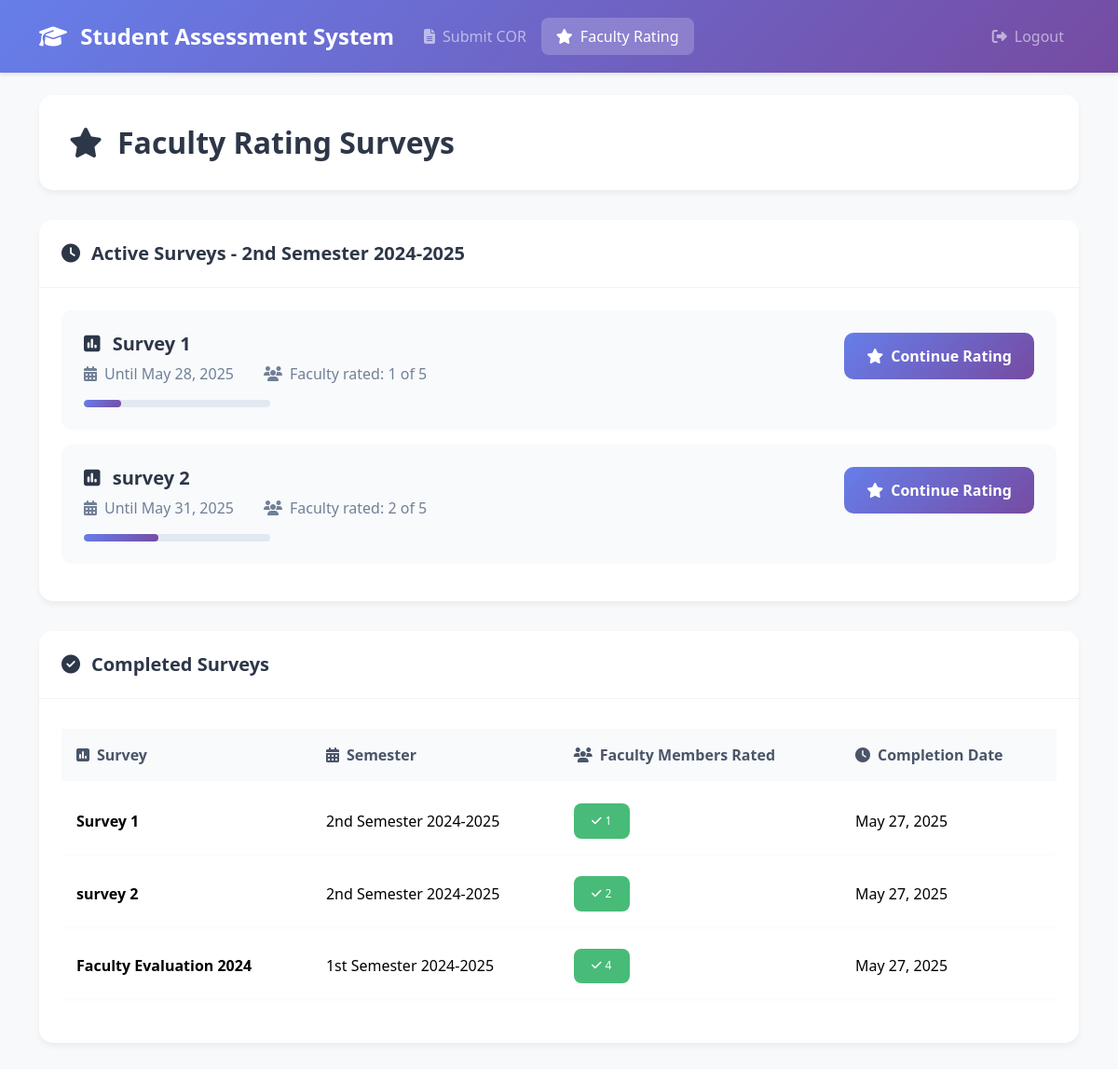
The app's page /student/surveys.php (signed in) with its own data.
### tables this page shows
CREATE TABLE `semesters` (
  `id` int(11) NOT NULL,
  `name` varchar(50) NOT NULL,
  `start_date` date NOT NULL,
  `end_date` date NOT NULL,
  `is_active` tinyint(1) DEFAULT 0,
  `created_at` timestamp NOT NULL DEFAULT current_timestamp()
);

CREATE TABLE `surveys` (
  `id` int(11) NOT NULL,
  `title` varchar(255) NOT NULL,
  `description` text DEFAULT NULL,
  `semester_id` int(11) DEFAULT NULL,
  `start_date` date NOT NULL,
  `end_date` date NOT NULL,
  `status` enum('draft','active','closed') DEFAULT 'draft',
  `created_at` timestamp NOT NULL DEFAULT current_timestamp()
);

### config/database.php (called while the page is built, shortened)
<?php
function clean($data) {
    return htmlspecialchars($data, ENT_QUOTES, 'UTF-8');
}
?>

### student/surveys.php (the view, shortened to what this page needs)
<?php
require_once '../config/database.php';
$user_id = $_SESSION['user_id'];
$stmt = $conn->prepare("SELECT * FROM students WHERE user_id = ?");
$stmt->bind_param("i", $user_id);
$stmt->execute();
$student = $stmt->get_result()->fetch_assoc();
$stmt = $conn->prepare("SELECT * FROM semesters WHERE is_active = 1 LIMIT 1");
$stmt->execute();
$active_semester = $stmt->get_result()->fetch_assoc();
if ($active_semester) {
    $stmt = $conn->prepare("
        SELECT s.*,
            (SELECT COUNT(*) FROM responses r
             WHERE r.survey_id = s.id
             AND r.student_id = ?
             AND r.semester_id = ?) as faculty_rated,
            (SELECT COUNT(*) FROM faculty f WHERE f.status = 'active') as total_faculty
        FROM surveys s
        WHERE s.semester_id = ?
        AND s.status = 'active'
        ORDER BY s.end_date ASC
    ");
    $semester_id = $active_semester['id'];
    $stmt->bind_param("iii", $student['id'], $semester_id, $semester_id);
    $stmt->execute();
    $active_surveys = $stmt->get_result()->fetch_all(MYSQLI_ASSOC);
}
$stmt = $conn->prepare("
    SELECT s.*, sem.name as semester_name,
           COUNT(DISTINCT r.faculty_id) as faculty_rated
    FROM responses r
    JOIN surveys s ON r.survey_id = s.id
    JOIN semesters sem ON s.semester_id = sem.id
    WHERE r.student_id = ?
    GROUP BY s.id
    ORDER BY r.created_at DESC
");
$stmt->bind_param("i", $student['id']);
$stmt->execute();
$completed_surveys = $stmt->get_result()->fetch_all(MYSQLI_ASSOC);
?>
<!DOCTYPE html>
<html lang="en">
<head>
    <link href="https://cdn.jsdelivr.net/npm/bootstrap@5.3.2/dist/css/bootstrap.min.css" rel="stylesheet">
    <link href="https://cdnjs.cloudflare.com/ajax/libs/font-awesome/6.4.2/css/all.min.css" rel="stylesheet">
</head>
<body>
    <nav class="navbar navbar-expand-lg navbar-dark">
        <div class="container">
            <a class="navbar-brand" href="../index.php">
                <i class="fas fa-graduation-cap me-2"></i>
                Student Assessment System
            </a>
            <div class="collapse navbar-collapse" id="navbarNav">
                <ul class="navbar-nav">
                    <li class="nav-item">
                        <a class="nav-link" href="cor.php">
                            <i class="fas fa-file-alt me-2"></i>Submit COR
                        </a>
                    </li>
                    <li class="nav-item">
                        <a class="nav-link active" href="surveys.php">
                            <i class="fas fa-star me-2"></i>Faculty Rating
                        </a>
                    </li>
                </ul>
                <ul class="navbar-nav ms-auto">
                    <li class="nav-item">
                        <a class="nav-link" href="../logout.php">
                            <i class="fas fa-sign-out-alt me-2"></i>Logout
                        </a>
                    </li>
                </ul>
            </div>
        </div>
    </nav>
    <div class="container py-4">
        <div class="page-header">
            <h2 class="page-title">
                <i class="fas fa-star"></i>
                Faculty Rating Surveys
            </h2>
        </div>
        <?php if ($student['cor_status'] !== 'approved'): ?>
            <div class="alert alert-warning">
                <h4 class="alert-heading">
                    <i class="fas fa-exclamation-triangle me-2"></i>
                    COR Approval Required
                </h4>
                <p>You need to submit and get your Certificate of Registration (COR) approved before you can participate in faculty rating surveys.</p>
                <hr>
                <p class="mb-0">
                    <a href="cor.php" class="btn btn-warning">
                        <i class="fas fa-upload me-2"></i>Submit COR
                    </a>
                </p>
            </div>
        <?php else: ?>
            <?php if ($active_semester): ?>
                <div class="card">
                    <div class="card-header">
                        <h5 class="card-title">
                            <i class="fas fa-clock"></i>
                            Active Surveys - <?php echo clean($active_semester['name']); ?>
                        </h5>
                    </div>
                    <div class="card-body">
                        <?php if (empty($active_surveys)): ?>
                            <div class="text-center text-muted py-4">
                                <i class="fas fa-clipboard-list fa-3x mb-3"></i>
                                <p class="mb-0">No active surveys at the moment.</p>
                            </div>
                        <?php else: ?>
                            <div class="list-group">
                                <?php foreach ($active_surveys as $survey): ?>
                                    <div class="list-group-item">
                                        <div class="d-flex w-100 justify-content-between align-items-start">
                                            <div>
                                                <h5>
                                                    <i class="fas fa-poll me-2"></i>
                                                    <?php echo clean($survey['title']); ?>
                                                </h5>
                                                <div class="survey-meta">
                                                    <div class="survey-meta-item">
                                                        <i class="fas fa-calendar-alt"></i>
                                                        <span>Until <?php echo date('F j, Y', strtotime($survey['end_date'])); ?></span>
                                                    </div>
                                                    <div class="survey-meta-item">
                                                        <i class="fas fa-users"></i>
                                                        <span>Faculty rated: <?php echo $survey['faculty_rated']; ?> of <?php echo $survey['total_faculty']; ?></span>
                                                    </div>
                                                </div>
                                                <div class="progress mt-3" style="width: 200px;">
                                                    <div class="progress-bar" role="progressbar"
                                                         style="width: <?php echo ($survey['faculty_rated'] / $survey['total_faculty']) * 100; ?>%">
                                                    </div>
                                                </div>
                                            </div>
                                            <?php if ($survey['faculty_rated'] >= $survey['total_faculty']): ?>
                                                <span class="badge bg-success">
                                                    <i class="fas fa-check me-1"></i>All Faculty Rated
                                                </span>
                                            <?php else: ?>
                                                <a href="survey.php?id=<?php echo $survey['id']; ?>" class="btn btn-primary">
                                                    <i class="fas fa-star me-2"></i>Continue Rating
                                                </a>
                                            <?php endif; ?>
                                        </div>
                                    </div>
                                <?php endforeach; ?>
                            </div>
                        <?php endif; ?>
                    </div>
                </div>
            <?php endif; ?>
            <?php if (!empty($completed_surveys)): ?>
                <div class="card">
                    <div class="card-header">
                        <h5 class="card-title">
                            <i class="fas fa-check-circle"></i>
                            Completed Surveys
                        </h5>
                    </div>
                    <div class="card-body">
                        <div class="table-responsive">
                            <table class="table">
                                <thead>
                                    <tr>
                                        <th>
                                            <i class="fas fa-poll me-2"></i>Survey
                                        </th>
                                        <th>
                                            <i class="fas fa-calendar-alt me-2"></i>Semester
                                        </th>
                                        <th>
                                            <i class="fas fa-users me-2"></i>Faculty Members Rated
                                        </th>
                                        <th>
                                            <i class="fas fa-clock me-2"></i>Completion Date
                                        </th>
                                    </tr>
                                </thead>
                                <tbody>
                                    <?php foreach ($completed_surveys as $survey): ?>
                                        <tr>
                                            <td>
                                                <strong><?php echo clean($survey['title']); ?></strong>
                                            </td>
                                            <td><?php echo clean($survey['semester_name']); ?></td>
                                            <td>
                                                <span class="badge bg-success">
                                                    <i class="fas fa-check me-1"></i><?php echo $survey['faculty_rated']; ?>
                                                </span>
                                            </td>
                                            <td><?php echo date('F j, Y', strtotime($survey['created_at'])); ?></td>
                                        </tr>
                                    <?php endforeach; ?>
                                </tbody>
                            </table>
                        </div>
                    </div>
                </div>
            <?php endif; ?>
        <?php endif; ?>
    </div>
</body>
</html>

### student/surveys.php (style rules this page uses)
:root { --primary-gradient: linear-gradient(135deg, #667eea 0%, #764ba2 100%); --hover-gradient: linear-gradient(135deg, #764ba2 0%, #667eea 100%); }
body { background: #f8f9fa; min-height: 100vh; }
.navbar { background: var(--primary-gradient) !important; padding: 1rem; box-shadow: 0 2px 4px rgba(0,0,0,0.1); }
.navbar-brand { font-weight: 700; font-size: 1.5rem; }
.nav-link { font-weight: 500; padding: 0.5rem 1rem !important; border-radius: 8px; transition: all 0.3s ease; }
.nav-link.active { background: rgba(255,255,255,0.2); }
.page-header { background: white; border-radius: 15px; padding: 2rem; margin-bottom: 2rem; box-shadow: 0 4px 6px rgba(0,0,0,0.05); }
.page-title { color: #2d3748; font-weight: 700; margin: 0; display: flex; align-items: center; gap: 1rem; }
.card { border: none; border-radius: 15px; box-shadow: 0 4px 6px rgba(0,0,0,0.05); overflow: hidden; margin-bottom: 2rem; }
.card-header { background: white; border-bottom: 1px solid rgba(0,0,0,0.05); padding: 1.5rem; }
.card-title { color: #2d3748; font-weight: 700; margin: 0; display: flex; align-items: center; gap: 0.75rem; }
.card-body { padding: 1.5rem; }
.btn-primary { background: var(--primary-gradient); border: none; color: white; font-weight: 600; padding: 0.8rem 1.5rem; border-radius: 10px; transition: all 0.3s ease; }
.list-group-item { border: none; border-radius: 10px !important; margin-bottom: 1rem; padding: 1.5rem; transition: all 0.3s ease; background: #f8fafc; }
.list-group-item h5 { color: #2d3748; font-weight: 600; margin-bottom: 0.5rem; }
.badge { padding: 0.8rem 1.2rem; border-radius: 8px; font-weight: 500; }
.badge.bg-success { background: #48bb78 !important; }
.survey-meta { display: flex; gap: 2rem; margin-top: 0.5rem; }
.survey-meta-item { display: flex; align-items: center; gap: 0.5rem; color: #718096; }
.table { border-collapse: separate; border-spacing: 0 0.5rem; }
.table thead th { background: #f8fafc; border: none; color: #4a5568; font-weight: 600; padding: 1rem; }
.table tbody tr { background: white; box-shadow: 0 2px 4px rgba(0,0,0,0.02); transition: all 0.3s ease; }
.table tbody td { border: none; padding: 1rem; vertical-align: middle; }
.progress { height: 0.5rem; border-radius: 1rem; background: #e2e8f0; }
.progress-bar { background: var(--primary-gradient); border-radius: 1rem; }

### records on screen
semesters: name "2nd Semester 2024-2025"
surveys: title "Survey 1", end_date "May 28, 2025", faculty_rated "1", total_faculty "5", semester.name "2nd Semester 2024-2025", created_at "May 27, 2025"
surveys: title "survey 2", end_date "May 31, 2025", faculty_rated "2", total_faculty "5", semester.name "2nd Semester 2024-2025", created_at "May 27, 2025"
surveys: title "Faculty Evaluation 2024", semester.name "1st Semester 2024-2025", faculty_rated "4", created_at "May 27, 2025"
